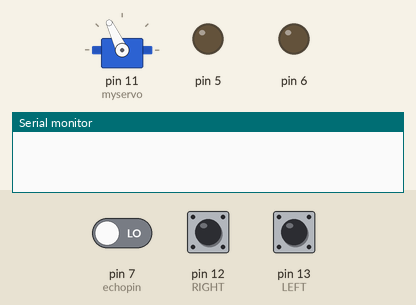
This sketch was run on a simulated Arduino Uno, built with avr-gcc and run on an emulated ATmega328P. Parts: servo, output pins drawn as LEDs (lit = HIGH), the last lines printed to the serial monitor. Inputs (shaded band) come from the test bench; at power-on: pin 7 (echopin) LOW, pin 12 (RIGHT) LOW, pin 13 (LEFT) LOW. Pins used as bus, display or sensor lines are not drawn.

Above: at 0.4 s.
At 1.3 s:
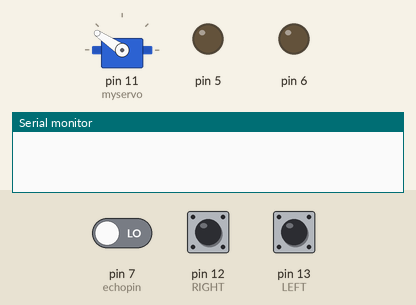
At 2.5 s:
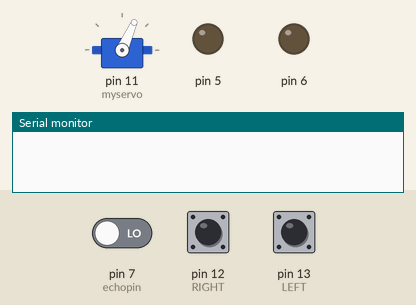
At 3.7 s:
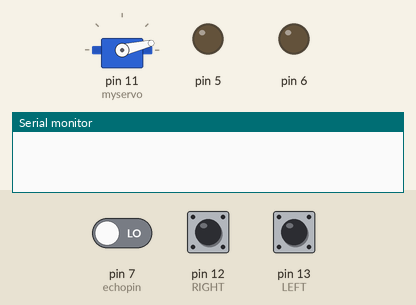
At 4.9 s:
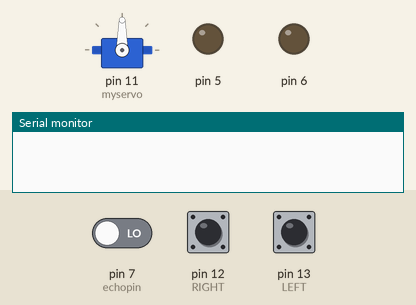
At 5.9 s:
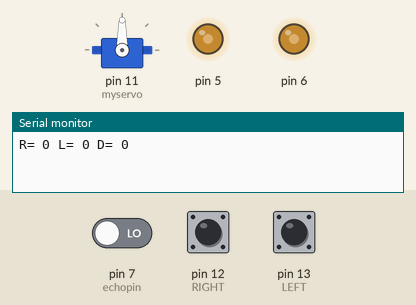
Timing chart, 0 to 7.4 s (numbered marks = the images above):
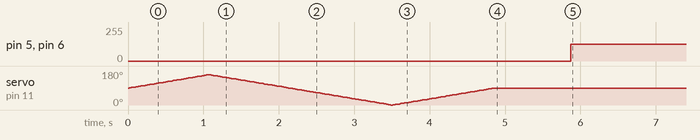

The sketch:

follow_object.ino
```cpp
#include <Servo.h>
#define RIGHT 12
#define LEFT 13
#define trigpin 8
#define echopin 7

const int MOTOR1 = 3;
const int MOTOR2 = 4;
const int MOTOR3 = 9;
const int MOTOR4 = 10;

const int GO = 125;
const int NO = 0;

Servo myservo;

int pos = 0;
long time;

void setup()
{
    // put your setup code here, to run once:
    Serial.begin(9600);
    myservo.attach(11);

    for (pos = 90; pos <= 160; pos += 1)
    {
        myservo.write(pos);
        delay(15);
    }

    for (pos = 160; pos >= 0; pos -= 1)
    {
        myservo.write(pos);
        delay(15);
    }

    for (pos = 0; pos <= 90; pos += 1)
    {
        myservo.write(pos);
        delay(15);
    }

    pinMode(RIGHT, INPUT);
    pinMode(LEFT, INPUT);

    pinMode(trigpin, OUTPUT);
    pinMode(echopin, INPUT);
}

void loop()
{
    unsigned int distance = read_cm();

    int Right_Value = digitalRead(RIGHT);
    int Left_Value = digitalRead(LEFT);

    Serial.print("R= ");
    Serial.print(Right_Value);
    Serial.print(" L= ");
    Serial.print(Left_Value);
    Serial.print(" D= ");
    Serial.println(distance);

    if ((Right_Value == 1) && (distance >= 10 && distance <= 30) && (Left_Value == 1))
    {
        forward();
    }
    else if ((Right_Value == 0) && (Left_Value == 1))
    {
        turnRight();
    }
    else if ((Right_Value == 1) && (Left_Value == 0))
    {
        turnLeft();
    }
    else if ((Right_Value == 1) && (Left_Value == 1))
    {
        stop();
    }
    else if (distance > 6 && distance < 10)
    {
        stop();
    }
    else if (distance < 6)
    {
        backward();
    }

    delay(50);
}

long read_cm()
{
    digitalWrite(trigpin, LOW);
    delayMicroseconds(2);
    digitalWrite(trigpin, HIGH);
    delayMicroseconds(10);
    time = pulseIn(echopin, HIGH);
    return time / 29 / 2;
}

void forward()
{ // turn it on going forward
    analogWrite(5,125);
    analogWrite(6,125);
    digitalWrite(MOTOR1,HIGH);
    digitalWrite(MOTOR2,LOW);
    digitalWrite(MOTOR3,HIGH);
    digitalWrite(MOTOR4,LOW);
}

void backward()
{ // the other way
    analogWrite(5,125);
    analogWrite(6,125);
    digitalWrite(MOTOR1,LOW);
    digitalWrite(MOTOR2,HIGH);
    digitalWrite(MOTOR3,LOW);
    digitalWrite(MOTOR4,HIGH);
}

void turnRight()
{ // the other right
    analogWrite(5,125);
    analogWrite(6,125);
    digitalWrite(MOTOR1,HIGH);
    digitalWrite(MOTOR2,LOW);
    digitalWrite(MOTOR3,LOW);
    digitalWrite(MOTOR4,HIGH);

}

void turnLeft()
{ // turn it on going left
    analogWrite(5,125);
    analogWrite(6,125);
    digitalWrite(MOTOR1,LOW);
    digitalWrite(MOTOR2,HIGH);
    digitalWrite(MOTOR3,HIGH);
    digitalWrite(MOTOR4,LOW);
}

void stop()
{ // stopped
    analogWrite(5,125);
    analogWrite(6,125);
    digitalWrite(MOTOR1,LOW);
    digitalWrite(MOTOR2,LOW);
    digitalWrite(MOTOR3,LOW);
    digitalWrite(MOTOR4,LOW);
}
```

Measured:
- by itself, pin 5, pin 6: 0/255 → 125/255 at 5.9 s
